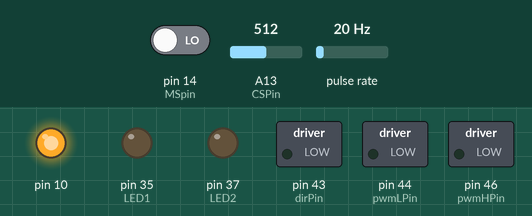
A sketch run on a simulated Arduino Mega 2560, built for the host (arithmetic inside an expression is 32-bit, double 64-bit). On the bench: switched loads named in the sketch (green lamp = pin HIGH), output pins drawn as LEDs (lit = HIGH). Wiring (inferred from the names in the program): pulse sensor: data pin 19. The inputs (shaded band) are chosen by the test bench; at power-on: A13 (CSPin) = 512, pin 14 (MSpin) LOW, pulse rate 20 Hz. Pins used as bus, display or sensor lines are not drawn.

Above: at 0.1 s.
At 1.2 s:
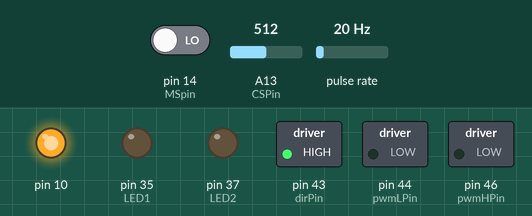
1.3 s: A13 (CSPin) set to 886
4.3 s: A13 (CSPin) set to 915
Timing chart, 0 to 7.3 s (numbered marks = the images above; inputs shaded):
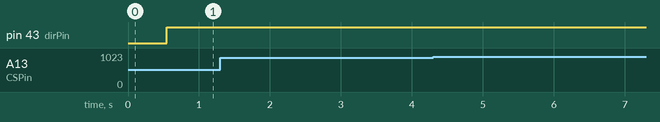

The sketch:

motorMeasure.ino
```cpp
#include <PID_v1.h>
#include <SPI.h>
#include <Ethernet.h>
#include <SD.h>
#include <stdio.h>
#include <string.h>

//STABLE>>>

#define BUILD_NUMBER      115

#define DEBUG             0

//Digital Pins
#define FF1pin            41 //fault flag 1
#define FF2pin            39 //fault flag 2
#define motorResetPin     49 //motor driver reset pin
#define pwmHPin           46 //motor driver PWM high pin
#define pwmLPin           44 //motor driver PWM low pin
#define dirPin            43 //motor driver direction pin
#define resetPin          30 //system reset. connected to "reset" pin on the arduino. high value resets the entire system
#define MSpin             14 //pin to determine whether the unit is in master or slave mode
#define MagnetSensorPin   19 //pin to magnet hall sensor


//Analog Pins
#define PSpin             A12 //motor driver power supply pin
#define CSPin             A13 //motor driver current sensor pin
#define RANDOM_NOISE_PIN  A3
//#define potPin            A2 //potentiometer pin (optional)

//LEDS
#define LED1        35
#define LED2        37

//State machine
#define numOfStates         8
#define ZERO_STATE          0x01
#define WAIT_FOR_RESPONSE   0x02
#define PULL_STATE          0x03
#define PULL_AND_COUNT      0x04
#define PULL_SLOW           0x05

//System modes
#define MS_IDLE         0xAA
#define MS_RUNNING      0xAB
#define MS_CALIBRATION  0xAC
#define SL_IDLE         0xBA
#define SL_RUNNING      0xBB
#define SL_CALIBRATION  0xBC

//PID
#define Kp                0.01255
#define Ki                0.96221
#define Kd                0.0

//Other Constants
#define pi                      3.14159
#define radius                  6.5 //[cm] radius of the wheel. represents velocity at the end point
#define ropeRadius              2.23 // [cm] represent velocity where the rope is
#define numOfMagnets            2 //number of magnets available on the motor
#define maximumMotorVelocity    25 //maximum motor velocity 157.08[rad/second] = 2*pi*1500[RPM]/60[seconds] or 3.5[m/s]=roperadius(0.0223[m])*1500[RPM]/60[sec] or 1500/60 = 25 [RPS]
#define VMEASURE_SAMPLE_TIME    500 //what is the timeframe for velocity measurement. [ms]
#define SLOW_VELOCITY           0.9 //the motor use this velocity when moveing slowly from one side to the other. [m/second]
#define MAX_PWM_VALUE           255
#define NOMINAL_TRACK_LENGTH    2500 //nominal length of the track (distance between motors) [cm]
#define SAFETY_DISTANCE         10 //safety distance from the edges in numOfmagnets
#define DELAY_BETWEEN_RUNNINGS  2000 //time to wait between runnings in [ms]
#define MAXIMUM_REQUESTED_VELOCITY 3.5 //the maximum velocity that can be requested on the webpage
#define MAXIMUM_ALLOWED_CURRENT_OUTPUT  900
#define MINIMUM_ALLOWED_CURRENT_OUTPUT  90

//XBEE
#define XBEE_DATA_RATE 9600

//XBEE messages
#define START_BYTE          0xC8
#define STOP_BYTE           0xD6
#define CLEAR_BUFFER        0xDD

//Master->slave
#define GOTO_CALIBRATION    0x6B
#define GOTO_RUN            0x61
#define GOTO_IDLE           0x62
#define SWITCH_TO_COAST     0x63
#define KEEP_ALIVE          0x64
#define LTR_VELOCITY_UPDATE 0x65
#define LTR_DELAY_UPDATE    0x66
#define PULL_SLOWLY         0x67
#define STOP_MOTOR          0x68
#define START_PULLING       0x69
#define TRACK_LENGTH_UPDATE 0x6A

//Slave->master
#define ACK_CALIB           0x70
#define ACK_RUN             0x71
#define ACK_IDLE            0x72
#define ACK_COAST           0x73
#define DONE_PULLING        0x74
#define ACK_KA              0x75
#define ACK_VEL             0x76
#define ACK_PULL            0x77
#define ACK_STOP            0x78
#define ACK_DELAY           0x79
#define ACK_TRACK           0x7A

//HTTP messages parsing cases:
#define UPDATE_VELOCITY_RTL       0x50
#define UPDATE_VELOCITY_LTR       0x51
#define UPDATE_BEGIN_CALIBRATION  0x52
#define UPDATE_BEGIN_RUNNING      0x53
#define UPDATE_STOP               0x54
#define UPDATE_STATUS             0x55
#define UPDATE_DELAY_RTL          0x5B
#define UPDATE_DELAY_LTR          0x5C
#define OPEN_FILE 			       	  0x56

//WhatToSend states - these flags set the message that will be sent next on idle mode
#define SEND_KA                   0xF1
#define SEND_DELAY                0xF2
#define SEND_VELOCITY             0xF3

//HTTP message strings
#define MSG_RTL_VEL         "RTL_vel="
#define MSG_LTR_VEL         "LTR_vel="
#define MSG_RTL_DELAY       "RTL_delay="
#define MSG_LTR_DELAY       "LTR_delay="
#define MSG_CAL             "BeginCalibration"
#define MSG_RUN             "BeginRunning"
#define MSG_STOP            "Stop"
#define MSG_STATUS          "status"

//Ethernet
#define REQ_BUF_SZ            60 // size of buffer used to capture HTTP requests
#define WEBSITE_FILENAME      "targuino.htm" //name of the main html file on the SD card
#define JAVASCRIPT_FILENAME   "targuino.js" //javascript filename
#define JS_UISLIDER_FILENAME  "nuslider.js"
#define CSS_UISLIDER_FILENAME "nuslider.css"
#define JQUERY_FILENAME       "jquery.js"
#define CSS_FILENAME          "targuino.css" //css filename
#define JPG_FILENAME          "targuino.jpg" //jpg filename
#define XML_FILENAME          "targuino.xml"
#define ICO_FILENAME          "favicon.png"

//Watchdogs and timers
#define DELAY_BETWEEN_KA          3000 //time between keep-alive messages
#define KA_WATCHDOG               3 //maximum keepalive messages to wait for SL response before error message appears
#define MAXIMUM_NUM_OF_RESENDS    3 //timeout for a response from the other side
#define RESEND_TIMOUT             5000 //timout to resend message
#define FINITE_WAITING_TIMEOUT     40000 //finite timeout. after this time the system goes back to idle

//Motor State description variables
boolean DIR                         = 1; // 1 - clockwise, 0 - counter-clockwise
volatile unsigned int Revolutions   = 0; //number of revolutions. global variable needs to be defined as volatile in order to be used by interrupts
volatile unsigned int RunLength     = 0; //this variable counts revolutions during a run and compare it to lTrack [Revolutions]. It also delivers the length to lTrack during calibration
unsigned int lTrack                 = 0; //stores the length of the track (= distance between motors). needs to be written to the EEPROM in the future
float vAngular                      = 0;
float vLinear                       = 0;
double measuredIn                   = 0; //[m/s]measured velocity
float K                             = 0.5; //averaging constant between very different velocity measurements
float kk                            = 0;
int distance_from_edge              = 0; //this variable contains the calculated distance from the opposite edge

//Timer and watchdog variables
unsigned long PreviousInterruptTime       = 0;
unsigned long CurrentTime                 = 0;
unsigned int deltaT                       = 0;
unsigned int tBeginMovement               = 0;
unsigned int timeGuard                    = 0;
unsigned int maximumRunTime               = 0; //this is them maximum time the motor can run before watchdog is up
unsigned long PrevMsgSent                 = 0; //stores the last time KEEP-ALIVE msg was sent
int numOfKAmsgs                           = 0; //stores the number of keealive msgs that were sent
int numOfresends                          = 0; //stores the number of times a message was resent
int numOfCycUnknown                       = 0; //stores the number of times slave got unknown messages
int nDroppedMsgs                          = 0;
unsigned long PreviousTimeForGeneralTasks = 0; //this is a timer in loop() for general tasks
boolean hasStopBeenClickedOnce            = false;

/* PID Variables*/
double desiredIn  = 0; // this variable stores the desired velocity in PWM range (0-255)
double sysIn      = 0; //the calculated input to the driver
PID myPID(&measuredIn, &sysIn, &desiredIn, Kp, Ki, Kd, DIRECT);

//system state variables
boolean MS              = 0; //is arduino in Master or Slave mode (0 for slave mode, 1 for master)
byte FSM_State          = ZERO_STATE; //system's currect state in the state machine. default value is ZERO_STATE - initial state (see #define)
byte sysMode            = 0; //this byte indicate two thing: 1) is this motor MS/SL   2) is the system in idle, calibration or run mode
float velLTR            = 0.0; //the velocity the user has requested for the run from left to right
float velRTL            = 0.0; //the velocity the user has requested for the run from right to left
String TarMsg           = " "; //string that contains system status
boolean stopSignal      = false; //a general flag which uses to control whether the system goes to the next stage
int LTR_delay           = 0; //delay before slave starts to pull. in [sec]
int RTL_delay           = 0; //delay before master starts to pull. in [sec]
boolean delayHasPassed  = false; //a flag states whether the delay time has passed
boolean isCloseToEdge   = false;

//Ethernet
byte mac[] 										    	   = {0xDE, 0xAD, 0xBE, 0xEF, 0xFE, 0xED};
IPAddress 				 				  			       ip(192, 168, 0, 177);
EthernetServer   			  				   			   server(80);
char HTTP_req[REQ_BUF_SZ] 						    	   = {0};  	// 0 = null in ascii
char req_index   			 			  			       = 0;       // index into HTTP_req buffer
typedef struct parsedResult {byte msgType; float value; String fileToOpen; char httpResponse;} parsedResult;

//XBEE variables
byte msgToSend[10]              = {START_BYTE, 0, 0, 0, 0, 0, 0, 0, 0, STOP_BYTE};
byte recBuff[7]                = {0, 0, 0, 0, 0, 0, 0};
byte previousTxMsg              = 0xFF;
byte previousRxMsg             = 0;
String XBEEstatusMsg           = " ";
byte MsgCounter                = 0; //counter to be added to the messages
byte msgIndex                  = 0;
boolean isSlaveConnected       = 0;
byte whatToSend                = 0xF1;   // a flag states what should the master send to the slave: KA, delay or velocity
byte inMsgCount                = 0;
byte MsgCounterAtDest          = 0; //stores MsgCounter as it is on the other side
byte tempByte                  = 0;
boolean isMsg                  = false;
byte msgIndDiff                = 0; //distance between message indices

//SD card
File TServerFile;
File xmlFile;

//Other variables - delete if unnecessary
int faultflag           = 0; //0- OK, 1-short, 2-overheat, 3-undervoltage
int sensorValue         = 0;
float current           = 0;
float CS                = 0;
boolean OneTimeFlag   = true;
int tempAcc             = 0;
boolean M              = false;
float vel = 0;
float delta = 0;
byte desiredRev = 0;
float velocity = 1;
bool safe = true;

//=====================SETUP=============================================
void setup(){
  // disable Ethernet chip
  pinMode(10, OUTPUT);
  digitalWrite(10, HIGH);

  //initialize XBEE
  Serial.begin(             XBEE_DATA_RATE);
  Serial2.begin(             XBEE_DATA_RATE); //for debug purposesuffer

  Serial2.print("Targuino version 0.8 build "); Serial2.println(BUILD_NUMBER);


  //initialize digital pins. Analog pins don't require initialize
  pinMode(pwmHPin,          OUTPUT);
  pinMode(pwmLPin,          OUTPUT);
  pinMode(dirPin,           OUTPUT);
  pinMode(FF1pin,           INPUT);
  pinMode(FF2pin,           INPUT);
  pinMode(motorResetPin,    INPUT);
  pinMode(MagnetSensorPin,  INPUT);
  pinMode(resetPin,         OUTPUT);
  pinMode(MSpin,            INPUT);

  //init leds
  pinMode(LED1, OUTPUT);
  pinMode(LED2, OUTPUT);

  //initialize reset pin
  digitalWrite(resetPin,           HIGH); //switching to LOW will reset the arduino

  Serial2.println("Pins initialized");

  //CHECK MASTER/SLAVE MODE
  if(digitalRead(MSpin) ==  HIGH){
    MS = 1;
    Serial2.println("This is the master motor");

  }
  else {
    sysMode = SL_IDLE;
    Serial2.println("This is the slave motor");
  }

  myPID.SetOutputLimits(0,255);  //tell the PID to range between 0 and 255 (PWM range)    // some arbitrary value I've decided of. 255 is too much?
  myPID.SetMode(    AUTOMATIC); //turn the PID on
  myPID.SetSampleTime(    VMEASURE_SAMPLE_TIME);

  maximumRunTime = float(NOMINAL_TRACK_LENGTH / SLOW_VELOCITY) * 1000;

  Serial2.print("Maximum runtime is [ms]: "); Serial2.println(maximumRunTime);

  //setup interrupt for the magnet sensor
  attachInterrupt(4,IncrRevolution,RISING); //interrupt 4 is for pin number 19 - magnet sensor input

  PreviousInterruptTime = millis(); //start timer

  randomSeed(analogRead(RANDOM_NOISE_PIN));

}

//=====================MAIN=============================================
void loop(){


  //Do some general tasks
  CurrentTime = millis(); //main timer for all system purposes

  if(CurrentTime - PreviousTimeForGeneralTasks > 20000){
    PreviousTimeForGeneralTasks = CurrentTime;
    M = !M ;
    safe = true;
  }

  if(M){
    vel = 0.4;
    desiredIn = (double) convertMagnetsToPWM(convertVelToMagnets(vel));
  }
  else{
    coastMotor();
    desiredIn = 0;
    sysIn = 0;
    myPID.Compute();
  }

  //current sensor
  sensorValue = analogRead(CSPin);
  //current = ( map(sensorValue, 0, 1023, 0, 5) - 2.5) / 0.066;

  if(checkTime(VMEASURE_SAMPLE_TIME)){
    MeasureVelocityInPWM(VMEASURE_SAMPLE_TIME);

    myPID.Compute();
    //  sysIn = desiredIn;

      if(safe){
      movemotor(DIR,sysIn,MAX_PWM_VALUE);
    }
    else{
      Serial2.println("SAFETY MECHANISM HAS BEEN TURNED ON");
    }
      SerialProcess();

    }


}//end loop

//=====================FUNCTIONS=============================================

void SerialProcess(){

  Serial2.print(float(CurrentTime / 1000));

  //Serial2.print(" In: ");
  /*Serial2.print(" ");
  Serial2.print(desiredIn);

  //Serial2.print(" vAngular: ");
  Serial2.print(" ");
  Serial2.print(vAngular);

  //Serial2.print(" vLinear ");
  Serial2.print(" ");
  Serial2.print(vLinear);
*/
  Serial2.print(" ");
  //Serial2.print(" sysIn: ");
   Serial2.print(sysIn);   /*

  //Serial2.print(" measuredIn: ");
  Serial2.print(" ");
  Serial2.print(measuredIn);*/

  //Serial2.print(" Sensor: ");
  Serial2.print(" ");
  Serial2.print(sensorValue);

  //Serial2.print(" current: ");
  //Serial2.print(" ");
  //Serial2.print(current);

  Serial2.println();
}

boolean movemotor(boolean DIR, float pwmH, float pwmL){ //set motor velocity and direction

  if(pwmH > 255 || pwmL > 255){
    pwmH = 0;
    return 1;
    } //illigal values

  byte pwmHround = mround(pwmH);
  byte pwmLround = mround(pwmL);

  //Serial2.print(pwmHround); Serial2.print(" "); Serial2.println(pwmHround);

  digitalWrite(dirPin,DIR); //maybe *255?
  analogWrite(pwmHPin, pwmHround);
  analogWrite(pwmLPin, pwmLround);

  //check current sensor - safety check
  sensorValue = analogRead(CSPin);

  if(sensorValue > MAXIMUM_ALLOWED_CURRENT_OUTPUT || sensorValue < MINIMUM_ALLOWED_CURRENT_OUTPUT){
    coastMotor();
    safe = false;
    FSM_State = ZERO_STATE;
      OneTimeFlag = true;
      if(MS){
        sysMode = MS_IDLE;
        //sendXBEEmsg(STOP_MOTOR);
      }
      else{ sysMode = SL_IDLE;}

    Serial2.print(float(CurrentTime / 1000)); Serial2.print(" SAFETY WARNING: Stopping due to sensor value = "); Serial2.println(sensorValue);
    return 1;
  }
  return 0;
}

void IncrRevolution(){ //ISR function - measure revolutions

  Revolutions++;
  RunLength++;

}

void MeasureVelocityInPWM(int deltaT){

  measuredIn = (double) convertMagnetsToPWM(Revolutions);

  Revolutions = 0;

  return;
}

boolean checkTime(int sampleTime){ //returns 1 if more than  SAMPLE_TIME has past

 CurrentTime = millis();
   deltaT = CurrentTime - PreviousInterruptTime; //current time - previous time

   if(deltaT > sampleTime){
    PreviousInterruptTime = CurrentTime;
    return 1;
  }
  else{
   return 0;
 }
}

void stopMotor(){
  movemotor(DIR,0,MAX_PWM_VALUE);
}


boolean areVelocitiesLegal(){ //check wether the values for the velocities are correct
  if(velRTL > MAXIMUM_REQUESTED_VELOCITY || velLTR > MAXIMUM_REQUESTED_VELOCITY){ return 1;}
  else if(velRTL < 0.1 || velLTR < 0.1){ return 1;}
  else{ return 0;}
}

////////NEW
byte convertVelToMagnets(float inVel){

  float preciseCountedMagnets =  inVel * numOfMagnets * VMEASURE_SAMPLE_TIME * 100 / ( 2 * pi * ropeRadius * 1000 );

  return mround(preciseCountedMagnets);
}

byte convertMagnetsToPWM(byte inMagnets){

  float PWMout = float(inMagnets) * 255 * 1000 / ( VMEASURE_SAMPLE_TIME * numOfMagnets * maximumMotorVelocity);

  return mround(PWMout);
}

byte convertVelToPWM(float vel){

  float precisePWMvalue = vel * 255 * 100 / ( maximumMotorVelocity * 2 * pi * ropeRadius );

  return mround(precisePWMvalue);
}

byte mround(float InValue){ //round a float number to the nearest integer by the first decimal.

  int integerPart = int(InValue);
  float remainPart = InValue - integerPart;

  if(remainPart > 0.5){
    return (byte) integerPart + 1 ;
  }
  else{
    return (byte) integerPart;
  }

}

void coastMotor(){
  digitalWrite(pwmLPin,0);
  digitalWrite(pwmHPin,0);
}

void resetArduino(){
  digitalWrite(resetPin, LOW);
}
```
